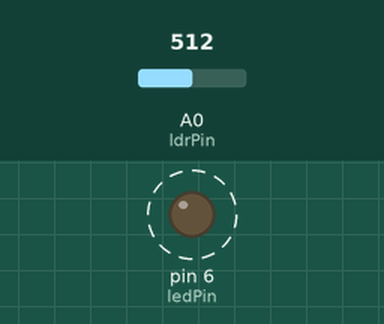
The sketch below on a simulated Arduino Uno, built with avr-gcc and run on an emulated ATmega328P. On the bench: output pins drawn as LEDs (lit = HIGH). Dashed ring = blinking. Inputs (shaded band) come from the test bench; at power-on: A0 (ldrPin) = 512.

Above: at 1.8 s.
1.9 s: A0 (ldrPin) set to 0
At 2.6 s:
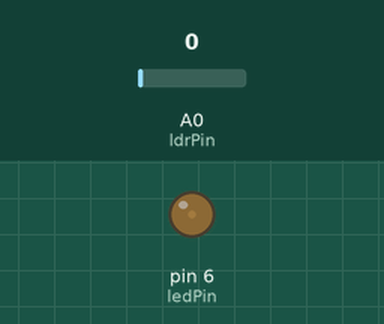
3.6 s: A0 (ldrPin) set to 122
At 3.9 s:
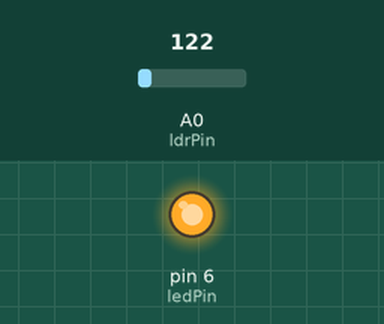
Timing chart, 0 to 13.1 s (numbered marks = the images above; inputs shaded):
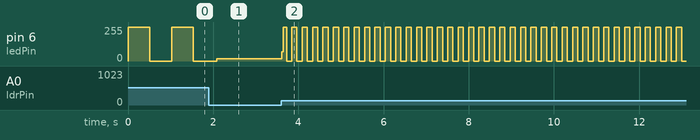

The sketch:

light_sensor.ino
```cpp
int ledPin = 6;
int ldrPin = 0;
int lightVal = 0;
void setup() {
  // put your setup code here, to run once:
  pinMode(ledPin, OUTPUT);
}

void loop() {
  // put your main code here, to run repeatedly:
  lightVal = analogRead(ldrPin);
  digitalWrite(ledPin, HIGH);
  delay(lightVal);
  digitalWrite(ledPin, LOW);
  delay(lightVal);
}
```

Measured:
- after the input at 3.6 s, pin 6 (ledPin): 18/255 → 70/255 at once, then moves between 0/255 and 255/255, repeating every 0.24 s
- by itself, pin 6 (ledPin): alternates 255/255 for 0.51 s and 0/255 for 0.51 s
